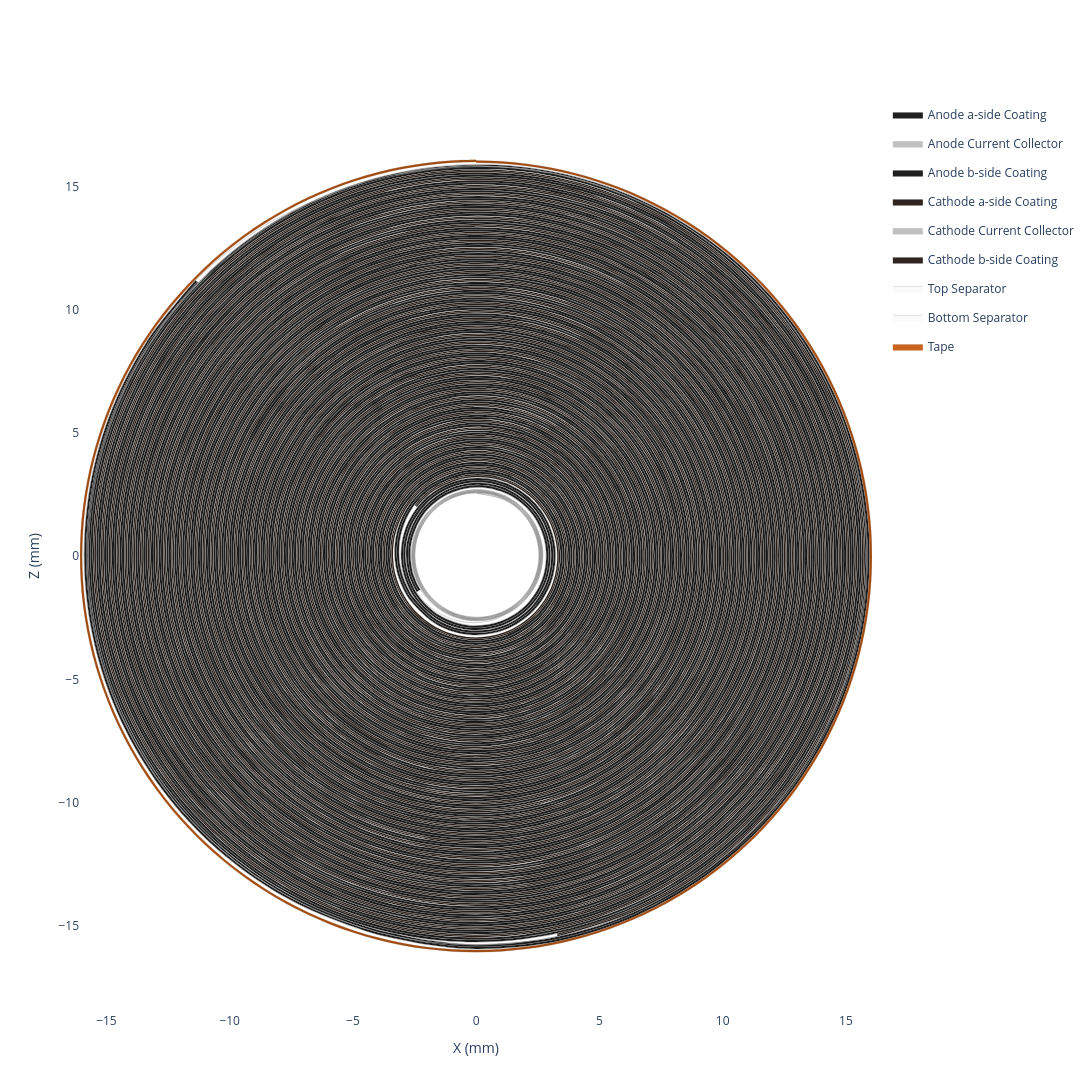

Write notebook code for a chart like this one.
### Code cell
my_jellyroll.get_spiral_plot(height=1300, width=1300).show()

### Figure 1 — Plotly figure (JSON) as saved in the notebook; plotly's stock layout.template omitted (floating-point values rounded to 4 significant figures; data arrays with more than 128 entries replaced by an {"elided": "..."} marker saying what was removed)
{"data": [{"customdata": {"elided": "2302x6 float values"}, "fill": "toself", "fillcolor": "#1f1f1f", "hovertemplate": "<b>Anode a-side Coating (Extruded)</b><br>Theta: %{customdata[0]:.2f}°<br>Unwrapped Length: %{customdata[1]:.2f} mm<br>Radius: %{customdata[2]:.2f} mm<br>X: %{customdata[3]:.2f} mm<br>Z: %{customdata[4]:.2f} mm<br>Turns: %{customdata[5]:.2f}<extra></extra>", "legendgroup": "Anode a-side Coating", "line": {"color": "black", "shape": "spline", "width": 0.1}, "mode": "lines", "name": "Anode a-side Coating", "type": "scatter", "x": {"elided": "2302 float values"}, "y": {"elided": "2302 float values"}}, {"customdata": {"elided": "2302x6 float values"}, "fill": "toself", "fillcolor": "#C0C0C0", "hovertemplate": "<b>Anode Current Collector (Extruded)</b><br>Theta: %{customdata[0]:.2f}°<br>Unwrapped Length: %{customdata[1]:.2f} mm<br>Radius: %{customdata[2]:.2f} mm<br>X: %{customdata[3]:.2f} mm<br>Z: %{customdata[4]:.2f} mm<br>Turns: %{customdata[5]:.2f}<extra></extra>", "legendgroup": "Anode Current Collector", "line": {"color": "black", "shape": "spline", "width": 0.1}, "mode": "lines", "name": "Anode Current Collector", "type": "scatter", "x": {"elided": "2302 float values"}, "y": {"elided": "2302 float values"}}, {"customdata": {"elided": "2302x6 float values"}, "fill": "toself", "fillcolor": "#1f1f1f", "hovertemplate": "<b>Anode b-side Coating (Extruded)</b><br>Theta: %{customdata[0]:.2f}°<br>Unwrapped Length: %{customdata[1]:.2f} mm<br>Radius: %{customdata[2]:.2f} mm<br>X: %{customdata[3]:.2f} mm<br>Z: %{customdata[4]:.2f} mm<br>Turns: %{customdata[5]:.2f}<extra></extra>", "legendgroup": "Anode b-side Coating", "line": {"color": "black", "shape": "spline", "width": 0.1}, "mode": "lines", "name": "Anode b-side Coating", "type": "scatter", "x": {"elided": "2302 float values"}, "y": {"elided": "2302 float values"}}, {"customdata": {"elided": "1986x6 float values"}, "fill": "toself", "fillcolor": "#2f241f", "hovertemplate": "<b>Cathode a-side Coating (Extruded)</b><br>Theta: %{customdata[0]:.2f}°<br>Unwrapped Length: %{customdata[1]:.2f} mm<br>Radius: %{customdata[2]:.2f} mm<br>X: %{customdata[3]:.2f} mm<br>Z: %{customdata[4]:.2f} mm<br>Turns: %{customdata[5]:.2f}<extra></extra>", "legendgroup": "Cathode a-side Coating", "line": {"color": "black", "shape": "spline", "width": 0.1}, "mode": "lines", "name": "Cathode a-side Coating", "type": "scatter", "x": {"elided": "1986 float values"}, "y": {"elided": "1986 float values"}}, {"customdata": {"elided": "1986x6 float values"}, "fill": "toself", "fillcolor": "#C0C0C0", "hovertemplate": "<b>Cathode Current Collector (Extruded)</b><br>Theta: %{customdata[0]:.2f}°<br>Unwrapped Length: %{customdata[1]:.2f} mm<br>Radius: %{customdata[2]:.2f} mm<br>X: %{customdata[3]:.2f} mm<br>Z: %{customdata[4]:.2f} mm<br>Turns: %{customdata[5]:.2f}<extra></extra>", "legendgroup": "Cathode Current Collector", "line": {"color": "black", "shape": "spline", "width": 0.1}, "mode": "lines", "name": "Cathode Current Collector", "type": "scatter", "x": {"elided": "1986 float values"}, "y": {"elided": "1986 float values"}}, {"customdata": {"elided": "1986x6 float values"}, "fill": "toself", "fillcolor": "#2f241f", "hovertemplate": "<b>Cathode b-side Coating (Extruded)</b><br>Theta: %{customdata[0]:.2f}°<br>Unwrapped Length: %{customdata[1]:.2f} mm<br>Radius: %{customdata[2]:.2f} mm<br>X: %{customdata[3]:.2f} mm<br>Z: %{customdata[4]:.2f} mm<br>Turns: %{customdata[5]:.2f}<extra></extra>", "legendgroup": "Cathode b-side Coating", "line": {"color": "black", "shape": "spline", "width": 0.1}, "mode": "lines", "name": "Cathode b-side Coating", "type": "scatter", "x": {"elided": "1986 float values"}, "y": {"elided": "1986 float values"}}, {"customdata": {"elided": "2856x6 float values"}, "fill": "toself", "fillcolor": "#fafafa", "hovertemplate": "<b>Top Separator (Extruded)</b><br>Theta: %{customdata[0]:.2f}°<br>Unwrapped Length: %{customdata[1]:.2f} mm<br>Radius: %{customdata[2]:.2f} mm<br>X: %{customdata[3]:.2f} mm<br>Z: %{customdata[4]:.2f} mm<br>Turns: %{customdata[5]:.2f}<extra></extra>", "legendgroup": "Top Separator", "line": {"color": "black", "shape": "spline", "width": 0.1}, "mode": "lines", "name": "Top Separator", "type": "scatter", "x": {"elided": "2856 float values"}, "y": {"elided": "2856 float values"}}, {"customdata": {"elided": "2856x6 float values"}, "fill": "toself", "fillcolor": "#fafafa", "hovertemplate": "<b>Bottom Separator (Extruded)</b><br>Theta: %{customdata[0]:.2f}°<br>Unwrapped Length: %{customdata[1]:.2f} mm<br>Radius: %{customdata[2]:.2f} mm<br>X: %{customdata[3]:.2f} mm<br>Z: %{customdata[4]:.2f} mm<br>Turns: %{customdata[5]:.2f}<extra></extra>", "legendgroup": "Bottom Separator", "line": {"color": "black", "shape": "spline", "width": 0.1}, "mode": "lines", "name": "Bottom Separator", "type": "scatter", "x": {"elided": "2856 float values"}, "y": {"elided": "2856 float values"}}, {"customdata": {"elided": "606x6 float values"}, "fill": "toself", "fillcolor": "#C9641F", "hovertemplate": "<b>Tape (Extruded)</b><br>Theta: %{customdata[0]:.2f}°<br>Unwrapped Length: %{customdata[1]:.2f} mm<br>Radius: %{customdata[2]:.2f} mm<br>X: %{customdata[3]:.2f} mm<br>Z: %{customdata[4]:.2f} mm<br>Turns: %{customdata[5]:.2f}<extra></extra>", "legendgroup": "Tape", "line": {"color": "black", "shape": "spline", "width": 0.1}, "mode": "lines", "name": "Tape", "type": "scatter", "x": {"elided": "606 float values"}, "y": {"elided": "606 float values"}}, {"customdata": {"elided": "1426x6 float values"}, "hovertemplate": "<b>Top Separator</b><br>Theta: %{customdata[0]:.2f}°<br>Unwrapped Length: %{customdata[1]:.2f} mm<br>Radius: %{customdata[2]:.2f} mm<br>X: %{customdata[3]:.2f} mm<br>Z: %{customdata[4]:.2f} mm<br>Turns: %{customdata[5]:.2f}<extra></extra>", "legendgroup": "Top Separator", "line": {"color": "#fafafa", "shape": "spline", "width": 0}, "mode": "lines", "name": "Top Separator", "showlegend": false, "type": "scatter", "x": {"elided": "1426 float values"}, "y": {"elided": "1426 float values"}}, {"customdata": {"elided": "1149x6 float values"}, "hovertemplate": "<b>Anode a-side Coating</b><br>Theta: %{customdata[0]:.2f}°<br>Unwrapped Length: %{customdata[1]:.2f} mm<br>Radius: %{customdata[2]:.2f} mm<br>X: %{customdata[3]:.2f} mm<br>Z: %{customdata[4]:.2f} mm<br>Turns: %{customdata[5]:.2f}<extra></extra>", "legendgroup": "Anode a-side Coating", "line": {"color": "#1f1f1f", "shape": "spline", "width": 0}, "mode": "lines", "name": "Anode a-side Coating", "showlegend": false, "type": "scatter", "x": {"elided": "1149 float values"}, "y": {"elided": "1149 float values"}}, {"customdata": {"elided": "1149x6 float values"}, "hovertemplate": "<b>Anode Current Collector</b><br>Theta: %{customdata[0]:.2f}°<br>Unwrapped Length: %{customdata[1]:.2f} mm<br>Radius: %{customdata[2]:.2f} mm<br>X: %{customdata[3]:.2f} mm<br>Z: %{customdata[4]:.2f} mm<br>Turns: %{customdata[5]:.2f}<extra></extra>", "legendgroup": "Anode Current Collector", "line": {"color": "#C0C0C0", "shape": "spline", "width": 0}, "mode": "lines", "name": "Anode Current Collector", "showlegend": false, "type": "scatter", "x": {"elided": "1149 float values"}, "y": {"elided": "1149 float values"}}, {"customdata": {"elided": "1149x6 float values"}, "hovertemplate": "<b>Anode b-side Coating</b><br>Theta: %{customdata[0]:.2f}°<br>Unwrapped Length: %{customdata[1]:.2f} mm<br>Radius: %{customdata[2]:.2f} mm<br>X: %{customdata[3]:.2f} mm<br>Z: %{customdata[4]:.2f} mm<br>Turns: %{customdata[5]:.2f}<extra></extra>", "legendgroup": "Anode b-side Coating", "line": {"color": "#1f1f1f", "shape": "spline", "width": 0}, "mode": "lines", "name": "Anode b-side Coating", "showlegend": false, "type": "scatter", "x": {"elided": "1149 float values"}, "y": {"elided": "1149 float values"}}, {"customdata": {"elided": "1426x6 float values"}, "hovertemplate": "<b>Bottom Separator</b><br>Theta: %{customdata[0]:.2f}°<br>Unwrapped Length: %{customdata[1]:.2f} mm<br>Radius: %{customdata[2]:.2f} mm<br>X: %{customdata[3]:.2f} mm<br>Z: %{customdata[4]:.2f} mm<br>Turns: %{customdata[5]:.2f}<extra></extra>", "legendgroup": "Bottom Separator", "line": {"color": "#fafafa", "shape": "spline", "width": 0}, "mode": "lines", "name": "Bottom Separator", "showlegend": false, "type": "scatter", "x": {"elided": "1426 float values"}, "y": {"elided": "1426 float values"}}, {"customdata": {"elided": "991x6 float values"}, "hovertemplate": "<b>Cathode a-side Coating</b><br>Theta: %{customdata[0]:.2f}°<br>Unwrapped Length: %{customdata[1]:.2f} mm<br>Radius: %{customdata[2]:.2f} mm<br>X: %{customdata[3]:.2f} mm<br>Z: %{customdata[4]:.2f} mm<br>Turns: %{customdata[5]:.2f}<extra></extra>", "legendgroup": "Cathode a-side Coating", "line": {"color": "#2f241f", "shape": "spline", "width": 0}, "mode": "lines", "name": "Cathode a-side Coating", "showlegend": false, "type": "scatter", "x": {"elided": "991 float values"}, "y": {"elided": "991 float values"}}, {"customdata": {"elided": "991x6 float values"}, "hovertemplate": "<b>Cathode Current Collector</b><br>Theta: %{customdata[0]:.2f}°<br>Unwrapped Length: %{customdata[1]:.2f} mm<br>Radius: %{customdata[2]:.2f} mm<br>X: %{customdata[3]:.2f} mm<br>Z: %{customdata[4]:.2f} mm<br>Turns: %{customdata[5]:.2f}<extra></extra>", "legendgroup": "Cathode Current Collector", "line": {"color": "#C0C0C0", "shape": "spline", "width": 0}, "mode": "lines", "name": "Cathode Current Collector", "showlegend": false, "type": "scatter", "x": {"elided": "991 float values"}, "y": {"elided": "991 float values"}}, {"customdata": {"elided": "991x6 float values"}, "hovertemplate": "<b>Cathode b-side Coating</b><br>Theta: %{customdata[0]:.2f}°<br>Unwrapped Length: %{customdata[1]:.2f} mm<br>Radius: %{customdata[2]:.2f} mm<br>X: %{customdata[3]:.2f} mm<br>Z: %{customdata[4]:.2f} mm<br>Turns: %{customdata[5]:.2f}<extra></extra>", "legendgroup": "Cathode b-side Coating", "line": {"color": "#2f241f", "shape": "spline", "width": 0}, "mode": "lines", "name": "Cathode b-side Coating", "showlegend": false, "type": "scatter", "x": {"elided": "991 float values"}, "y": {"elided": "991 float values"}}, {"customdata": {"elided": "301x6 float values"}, "hovertemplate": "<b>Tape</b><br>Theta: %{customdata[0]:.2f}°<br>Unwrapped Length: %{customdata[1]:.2f} mm<br>Radius: %{customdata[2]:.2f} mm<br>X: %{customdata[3]:.2f} mm<br>Z: %{customdata[4]:.2f} mm<br>Turns: %{customdata[5]:.2f}<extra></extra>", "legendgroup": "Tape", "line": {"color": "#C9641F", "shape": "spline", "width": 0}, "mode": "lines", "name": "Tape", "showlegend": false, "type": "scatter", "x": {"elided": "301 float values"}, "y": {"elided": "301 float values"}}], "layout": {"height": 1300, "hovermode": "closest", "paper_bgcolor": "white", "plot_bgcolor": "white", "width": 1300, "xaxis": {"scaleanchor": "y", "title": {"text": "X (mm)"}, "zeroline": false}, "yaxis": {"title": {"text": "Z (mm)"}, "zeroline": false}}}
